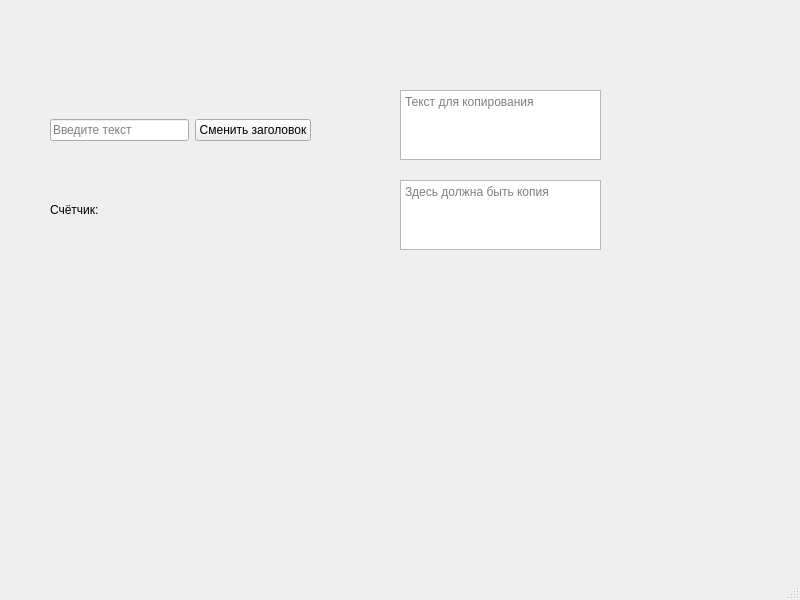
<?xml version="1.0" encoding="UTF-8"?>
<ui version="4.0">
 <class>MainWindow</class>
 <widget class="QMainWindow" name="MainWindow">
  <property name="geometry">
   <rect>
    <x>0</x>
    <y>0</y>
    <width>800</width>
    <height>600</height>
   </rect>
  </property>
  <property name="windowTitle">
   <string>Lab_2</string>
  </property>
  <widget class="QWidget" name="centralwidget">
   <widget class="QWidget" name="horizontalLayoutWidget">
    <property name="geometry">
     <rect>
      <x>50</x>
      <y>170</y>
      <width>261</width>
      <height>80</height>
     </rect>
    </property>
    <layout class="QHBoxLayout" name="horizontalLayout">
     <item>
      <widget class="QLabel" name="label">
       <property name="text">
        <string>Счётчик:</string>
       </property>
      </widget>
     </item>
     <item>
      <widget class="MyLabel" name="label_2" native="true">
       <property name="text" stdset="0">
        <string/>
       </property>
      </widget>
     </item>
    </layout>
   </widget>
   <widget class="QWidget" name="horizontalLayoutWidget_2">
    <property name="geometry">
     <rect>
      <x>50</x>
      <y>90</y>
      <width>261</width>
      <height>80</height>
     </rect>
    </property>
    <layout class="QHBoxLayout" name="horizontalLayout_2">
     <item>
      <widget class="QLineEdit" name="lineEdit">
       <property name="placeholderText">
        <string>Введите текст</string>
       </property>
      </widget>
     </item>
     <item>
      <widget class="QPushButton" name="btn_changeTitle">
       <property name="text">
        <string>Сменить заголовок</string>
       </property>
      </widget>
     </item>
    </layout>
   </widget>
   <widget class="QPlainTextEdit" name="editText">
    <property name="geometry">
     <rect>
      <x>400</x>
      <y>90</y>
      <width>201</width>
      <height>70</height>
     </rect>
    </property>
    <property name="placeholderText">
     <string>Текст для копирования</string>
    </property>
   </widget>
   <widget class="QPlainTextEdit" name="editText_copy">
    <property name="geometry">
     <rect>
      <x>400</x>
      <y>180</y>
      <width>201</width>
      <height>70</height>
     </rect>
    </property>
    <property name="placeholderText">
     <string>Здесь должна быть копия</string>
    </property>
   </widget>
  </widget>
  <widget class="QMenuBar" name="menubar">
   <property name="geometry">
    <rect>
     <x>0</x>
     <y>0</y>
     <width>800</width>
     <height>21</height>
    </rect>
   </property>
  </widget>
  <widget class="QStatusBar" name="statusbar"/>
 </widget>
 <customwidgets>
  <customwidget>
   <class>MyLabel</class>
   <extends>QWidget</extends>
   <header>mylabel.h</header>
  </customwidget>
 </customwidgets>
 <resources/>
 <connections/>
</ui>
